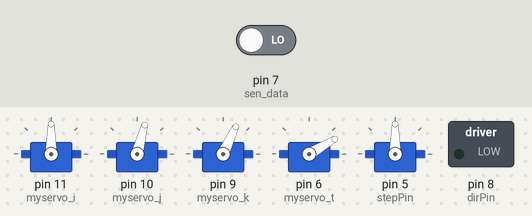
Bench run of a sketch on a simulated Arduino Uno, built with avr-gcc and run on an emulated ATmega328P. Shown: 5 × servo, switched loads named in the sketch (green lamp = pin HIGH). The test bench sets the inputs (shaded band); at power-on: pin 7 (sen_data) LOW. Pins used as bus, display or sensor lines are not drawn.

Above: at 10.9 s.
11.0 s: pin 7 (sen_data) driven HIGH
At 14.4 s:
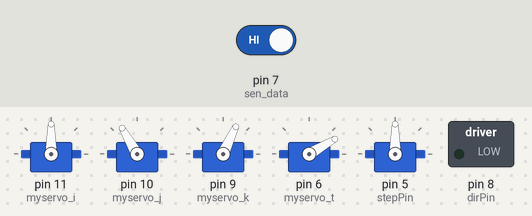
20.7 s: pin 7 (sen_data) driven LOW
At 22.2 s:
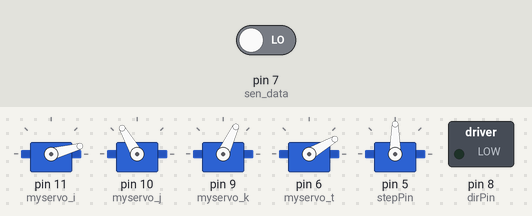
At 28.0 s:
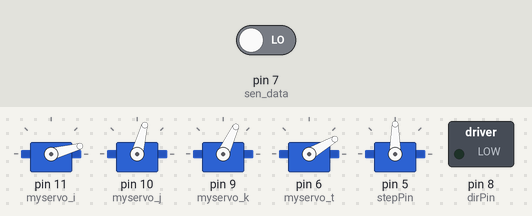
Timing chart, 0 to 41.2 s (numbered marks = the images above; inputs shaded):
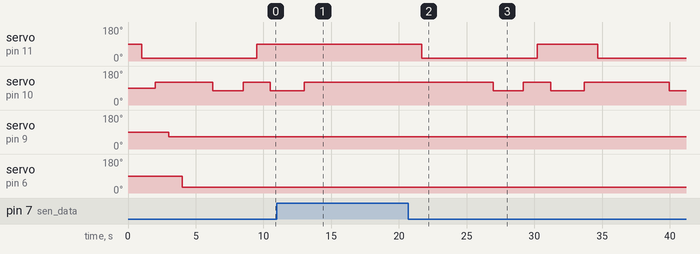

The sketch:

stop_run_coveyorbelt.ino
```cpp
// Define stepper motor connections:
#include <Servo.h>

#define dirPin 8
#define stepPin 5
int sen_data = 7;
Servo myservo_i;  // create servo object to control a servo
// twelve servo objects can be created on most boards
Servo myservo_j;
Servo myservo_k;
Servo myservo_t;
Servo myservo_g;
#define servo_a 3
#define servo_b 4
int pos_i = 0;
int pos_j = 0;
int pos_k = 0;
int pos_t = 0;
int pos_h = 250;
void setup() {
    myservo_i.attach(11);  // attaches the servo on pin 9 to the servo object
  myservo_j.attach(10);
  myservo_k.attach(9);
  myservo_t.attach(6);
  myservo_g.attach(5);
  pinMode(sen_data,INPUT);
  // Declare pins as output:
  pinMode(stepPin, OUTPUT);
  pinMode(dirPin, OUTPUT);
  // Set the spinning direction CW/CCW:
  digitalWrite(dirPin, LOW);
}
void loop() {
  int input = digitalRead(sen_data);
  if(input == HIGH){
  // These four lines result in 1 step:
  digitalWrite(stepPin, HIGH);
  delayMicroseconds(10);
  digitalWrite(stepPin, LOW);
  delayMicroseconds(10);
  digitalWrite(servo_a, LOW);
  digitalWrite(servo_b,LOW);

}
else if (input == LOW){
  digitalWrite(stepPin, LOW);
  delayMicroseconds(50);
  digitalWrite(stepPin, LOW);
  delayMicroseconds(50);
  delay(1000);
  myservo_i.write(pos_i+15);                      // waits 15ms for the servo to reach the position
  delay(1000);
    myservo_j.write(pos_j+120);                     // waits 15ms for the servo to reach the position
  delay(1000);
  myservo_k.write(pos_k+65);
  delay(1000);
  myservo_t.write(pos_t+30);
  delay(1000);
  digitalWrite(servo_a, LOW);
  digitalWrite(servo_b,HIGH);
  delay(pos_h);
  digitalWrite(servo_a, LOW);
  digitalWrite(servo_b,LOW);
  delay(1000);
  myservo_j.write(pos_j+75);
  delay(1000);
  digitalWrite(servo_a,HIGH );
  digitalWrite(servo_b,LOW);
  delay(pos_h);
  digitalWrite(servo_a, LOW);
  digitalWrite(servo_b,LOW);
  delay(1000);
  myservo_j.write(pos_j+120);
  delay(1000);
  myservo_i.write(pos_i+90);
  delay(1000);
  myservo_j.write(pos_j+75);
    delay(1000);
  digitalWrite(servo_a, LOW);
  digitalWrite(servo_b,HIGH);
  delay(pos_h);
  digitalWrite(servo_a,HIGH );
  digitalWrite(servo_b,LOW);
  delay(pos_h);
  digitalWrite(servo_a, LOW);
  digitalWrite(servo_b,LOW);
  delay(1000);
  myservo_j.write(pos_j+120);
}
}
```

Measured:
- after the input at 11.0 s, servo on pin 11 (myservo_i): stays 90° (without the input it goes to 15° after 3.0 s); servo on pin 10 (myservo_j): goes on until 13.0 s, then stays 120°
- after the input at 20.7 s, servo on pin 11 (myservo_i): 90° → 15° after 1.0 s, → 90° 8.5 s later, → 15° 4.5 s later; servo on pin 10 (myservo_j): goes 75° 2.3 s, 120° 2.0 s, 75° 2.5 s, 120° 6.3 s, then 75°, starting after 6.3 s
